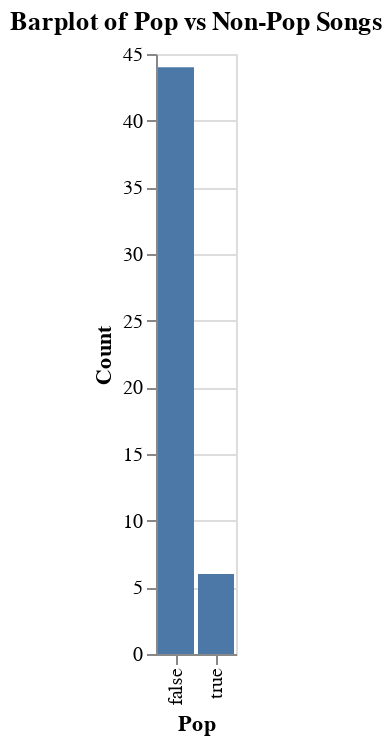

Source (notebook cell):
### Code cell
plt.rcParams['figure.figsize'] = (10, 8)

# spotify_barplot = alt.Chart(...,
#                             title = "Barplot of Pop vs Non-Pop Songs"
#                             )...(
#                                 x = alt.X("pop").title("Pop"),
#                                 y = alt.Y("count()").title("Count"),
#                                 )
# ...

# Solution below
spotify_barplot = alt.Chart(spotify_raw,
                            title = "Barplot of Pop vs Non-Pop Songs"
                            ).mark_bar().encode(
                                x = alt.X("pop").title("Pop"),
                                y = alt.Y("count()").title("Count"),
                                )
spotify_barplot

### Figure 1 — Vega-Lite specification as saved in the notebook (floating-point values rounded to 4 significant figures)
{"config": {"view": {"continuousWidth": 300, "continuousHeight": 300}}, "data": {"name": "data-eafcae488f3ad7e01dd29be0cbc39b7c"}, "mark": {"type": "bar"}, "encoding": {"x": {"field": "pop", "title": "Pop", "type": "nominal"}, "y": {"aggregate": "count", "title": "Count", "type": "quantitative"}}, "title": "Barplot of Pop vs Non-Pop Songs", "$schema": "https://vega.github.io/schema/vega-lite/v5.20.1.json", "datasets": {"data-eafcae488f3ad7e01dd29be0cbc39b7c": [{"artist_name": "Miley Cyrus", "track_name": "Flowers", "album_release_date": "2023-08-18", "genres": "pop", "danceability": 0.706, "energy": 0.691, "loudness": -4.775, "key": 0, "tempo": 118.0, "duration_ms": 200600, "time_signature": 4, "popularity": 94, "pop": true}, {"artist_name": "SZA", "track_name": "Kill Bill", "album_release_date": "2022-12-08", "genres": "pop, r&b, rap", "danceability": 0.644, "energy": 0.735, "loudness": -5.747, "key": 8, "tempo": 88.98, "duration_ms": 153947, "time_signature": 4, "popularity": 86, "pop": false}, {"artist_name": "Harry Styles", "track_name": "As It Was", "album_release_date": "2022-05-20", "genres": "pop", "danceability": 0.52, "energy": 0.731, "loudness": -5.338, "key": 6, "tempo": 173.9, "duration_ms": 167303, "time_signature": 4, "popularity": 95, "pop": true}, {"artist_name": "Jung Kook", "track_name": "Seven (feat. Latto) (Explicit Ver.)", "album_release_date": "2023-11-03", "genres": "k-pop", "danceability": 0.79, "energy": 0.831, "loudness": -4.185, "key": 11, "tempo": 125.0, "duration_ms": 183551, "time_signature": 4, "popularity": 90, "pop": false}, {"artist_name": "Eslabon Armado", "track_name": "Ella Baila Sola", "album_release_date": "2023-04-28", "genres": "corrido, corridos tumbados, sad sierreno, sierreno", "danceability": 0.668, "energy": 0.758, "loudness": -5.176, "key": 5, "tempo": 148.0, "duration_ms": 165671, "time_signature": 3, "popularity": 86, "pop": false}, {"artist_name": "Taylor Swift", "track_name": "Cruel Summer", "album_release_date": "2019-08-23", "genres": "pop", "danceability": 0.552, "energy": 0.702, "loudness": -5.707, "key": 9, "tempo": 170.0, "duration_ms": 178427, "time_signature": 4, "popularity": 99, "pop": true}, {"artist_name": "Metro Boomin", "track_name": "Creepin' (with The Weeknd & 21 Savage)", "album_release_date": "2022-12-02", "genres": "rap", "danceability": 0.715, "energy": 0.62, "loudness": -6.005, "key": 1, "tempo": 97.95, "duration_ms": 221520, "time_signature": 4, "popularity": 91, "pop": false}, {"artist_name": "Rema", "track_name": "Calm Down (with Selena Gomez)", "album_release_date": "2023-04-27", "genres": "afrobeats, nigerian pop", "danceability": 0.799, "energy": 0.802, "loudness": -5.196, "key": 11, "tempo": 107.0, "duration_ms": 239318, "time_signature": 4, "popularity": 90, "pop": false}, {"artist_name": "Bizarrap", "track_name": "Shakira: Bzrp Music Sessions, Vol. 53", "album_release_date": "2023-01-11", "genres": "argentine hip hop, pop venezolano, trap argentino, trap latino, urbano latino", "danceability": 0.778, "energy": 0.632, "loudness": -5.6, "key": 2, "tempo": 122.1, "duration_ms": 218289, "time_signature": 4, "popularity": 85, "pop": false}, {"artist_name": "Taylor Swift", "track_name": "Anti-Hero", "album_release_date": "2022-10-21", "genres": "pop", "danceability": 0.637, "energy": 0.643, "loudness": -6.571, "key": 4, "tempo": 97.01, "duration_ms": 200690, "time_signature": 4, "popularity": 92, "pop": true}, {"artist_name": "Arctic Monkeys", "track_name": "I Wanna Be Yours", "album_release_date": "2013-09-09", "genres": "garage rock, modern rock, permanent wave, rock, sheffield indie", "danceability": 0.464, "energy": 0.417, "loudness": -9.345, "key": 0, "tempo": 67.53, "duration_ms": 183956, "time_signature": 4, "popularity": 96, "pop": false}, {"artist_name": "KAROL G", "track_name": "TQG", "album_release_date": "2023-02-24", "genres": "reggaeton, reggaeton colombiano, trap latino, urbano latino", "danceability": 0.72, "energy": 0.63, "loudness": -3.547, "key": 4, "tempo": 180.0, "duration_ms": 199440, "time_signature": 4, "popularity": 88, "pop": false}, {"artist_name": "Yng Lvcas", "track_name": "La Bebe - Remix", "album_release_date": "2023-03-17", "genres": "reggaeton, urbano mexicano", "danceability": 0.812, "energy": 0.479, "loudness": -5.678, "key": 2, "tempo": 169.9, "duration_ms": 234353, "time_signature": 4, "popularity": 89, "pop": false}, {"artist_name": "David Guetta", "track_name": "I'm Good (Blue)", "album_release_date": "2022-08-26", "genres": "big room, dance pop, edm, pop, pop dance", "danceability": 0.561, "energy": 0.965, "loudness": -3.673, "key": 7, "tempo": 128.0, "duration_ms": 175238, "time_signature": 4, "popularity": 92, "pop": false}, {"artist_name": "The Weeknd", "track_name": "Die For You", "album_release_date": "2016-11-24", "genres": "canadian contemporary r&b, canadian pop, pop", "danceability": 0.586, "energy": 0.525, "loudness": -7.163, "key": 1, "tempo": 133.6, "duration_ms": 260253, "time_signature": 4, "popularity": 85, "pop": false}, {"artist_name": "Grupo Frontera", "track_name": "un x100to", "album_release_date": "2023-08-25", "genres": "musica chihuahuense", "danceability": 0.571, "energy": 0.72, "loudness": -4.089, "key": 9, "tempo": 83.83, "duration_ms": 194563, "time_signature": 4, "popularity": 85, "pop": false}, {"artist_name": "Sam Smith", "track_name": "Unholy (feat. Kim Petras)", "album_release_date": "2023-01-27", "genres": "pop, uk pop", "danceability": 0.712, "energy": 0.463, "loudness": -7.399, "key": 2, "tempo": 131.2, "duration_ms": 156943, "time_signature": 4, "popularity": 84, "pop": false}, {"artist_name": "Manuel Turizo", "track_name": "La Bachata", "album_release_date": "2023-03-17", "genres": "colombian pop, latin pop, reggaeton, reggaeton colombiano, trap latino, urbano latino", "danceability": 0.835, "energy": 0.679, "loudness": -5.329, "key": 7, "tempo": 125.0, "duration_ms": 162638, "time_signature": 4, "popularity": 85, "pop": false}, {"artist_name": "PinkPantheress", "track_name": "Boy's a liar Pt. 2", "album_release_date": "2023-11-10", "genres": "bedroom pop", "danceability": 0.696, "energy": 0.809, "loudness": -8.254, "key": 5, "tempo": 133.0, "duration_ms": 131013, "time_signature": 4, "popularity": 84, "pop": false}, {"artist_name": "David Kushner", "track_name": "Daylight", "album_release_date": "2023-04-14", "genres": "gen z singer-songwriter, singer-songwriter pop", "danceability": 0.508, "energy": 0.43, "loudness": -9.475, "key": 2, "tempo": 130.1, "duration_ms": 212954, "time_signature": 4, "popularity": 94, "pop": false}, {"artist_name": "Tom Odell", "track_name": "Another Love", "album_release_date": "2013-06-24", "genres": "chill pop", "danceability": 0.445, "energy": 0.537, "loudness": -8.532, "key": 4, "tempo": 122.8, "duration_ms": 244360, "time_signature": 4, "popularity": 72, "pop": false}, {"artist_name": "The Weeknd", "track_name": "Starboy", "album_release_date": "2016-11-25", "genres": "canadian contemporary r&b, canadian pop, pop", "danceability": 0.679, "energy": 0.587, "loudness": -7.015, "key": 7, "tempo": 186.0, "duration_ms": 230453, "time_signature": 4, "popularity": 95, "pop": false}, {"artist_name": "Yandel", "track_name": "Yandel 150", "album_release_date": "2023-01-13", "genres": "latin hip hop, reggaeton, trap latino, urbano latino", "danceability": 0.783, "energy": 0.729, "loudness": -3.549, "key": 6, "tempo": 168.0, "duration_ms": 216148, "time_signature": 4, "popularity": 83, "pop": false}, {"artist_name": "FIFTY FIFTY", "track_name": "Cupid - Twin Ver.", "album_release_date": "2023-09-22", "genres": "k-pop girl group", "danceability": 0.783, "energy": 0.592, "loudness": -8.332, "key": 11, "tempo": 120.0, "duration_ms": 174253, "time_signature": 4, "popularity": 75, "pop": false}, {"artist_name": "The Weeknd", "track_name": "Die For You (with Ariana Grande) - Remix", "album_release_date": "2023-03-14", "genres": "canadian contemporary r&b, canadian pop, pop", "danceability": 0.575, "energy": 0.5, "loudness": -7.594, "key": 1, "tempo": 67.03, "duration_ms": 232857, "time_signature": 4, "popularity": 85, "pop": false}, {"artist_name": "OneRepublic", "track_name": "I Ain't Worried", "album_release_date": "2022-05-13", "genres": "piano rock, pop", "danceability": 0.704, "energy": 0.797, "loudness": -5.927, "key": 0, "tempo": 140.0, "duration_ms": 148486, "time_signature": 4, "popularity": 92, "pop": false}, {"artist_name": "d4vd", "track_name": "Here With Me", "album_release_date": "2023-05-26", "genres": "bedroom pop", "danceability": 0.571, "energy": 0.458, "loudness": -9.283, "key": 4, "tempo": 132.0, "duration_ms": 242485, "time_signature": 4, "popularity": 90, "pop": false}, {"artist_name": "Morgan Wallen", "track_name": "Last Night", "album_release_date": "2023-03-03", "genres": "contemporary country", "danceability": 0.492, "energy": 0.675, "loudness": -5.456, "key": 6, "tempo": 203.8, "duration_ms": 163855, "time_signature": 4, "popularity": 84, "pop": false}, {"artist_name": "JVKE", "track_name": "golden hour", "album_release_date": "2022-09-23", "genres": "modern indie pop, pov: indie, singer-songwriter pop", "danceability": 0.515, "energy": 0.593, "loudness": -4.801, "key": 4, "tempo": 94.47, "duration_ms": 209260, "time_signature": 3, "popularity": 83, "pop": false}, {"artist_name": "Stephen Sanchez", "track_name": "Until I Found You (with Em Beihold) - Em Beihold Version", "album_release_date": "2022-04-22", "genres": "gen z singer-songwriter", "danceability": 0.551, "energy": 0.55, "loudness": -5.339, "key": 10, "tempo": 101.2, "duration_ms": 176440, "time_signature": 3, "popularity": 90, "pop": false}, {"artist_name": "Myke Towers", "track_name": "LALA", "album_release_date": "2023-03-23", "genres": "reggaeton, trap latino, urbano latino", "danceability": 0.708, "energy": 0.737, "loudness": -4.045, "key": 1, "tempo": 91.99, "duration_ms": 197920, "time_signature": 4, "popularity": 93, "pop": false}, {"artist_name": "Bizarrap", "track_name": "Quevedo: Bzrp Music Sessions, Vol. 52", "album_release_date": "2022-07-06", "genres": "argentine hip hop, pop venezolano, trap argentino, trap latino, urbano latino", "danceability": 0.621, "energy": 0.782, "loudness": -5.548, "key": 2, "tempo": 128.0, "duration_ms": 198938, "time_signature": 4, "popularity": 88, "pop": false}, {"artist_name": "Ozuna", "track_name": "Hey Mor", "album_release_date": "2022-10-07", "genres": "puerto rican pop, reggaeton, trap latino, urbano latino", "danceability": 0.901, "energy": 0.589, "loudness": -6.713, "key": 1, "tempo": 98.0, "duration_ms": 196600, "time_signature": 4, "popularity": 87, "pop": false}, {"artist_name": "Feid", "track_name": "CLASSY 101", "album_release_date": "2023-03-31", "genres": "colombian pop, pop reggaeton, reggaeton, reggaeton colombiano, trap latino, urbano latino", "danceability": 0.859, "energy": 0.658, "loudness": -4.79, "key": 11, "tempo": 100.1, "duration_ms": 195987, "time_signature": 4, "popularity": 87, "pop": false}, {"artist_name": "Doja Cat", "track_name": "Paint The Town Red", "album_release_date": "2023-09-20", "genres": "dance pop, pop", "danceability": 0.864, "energy": 0.556, "loudness": -7.683, "key": 2, "tempo": 99.97, "duration_ms": 230480, "time_signature": 4, "popularity": 93, "pop": false}, {"artist_name": "The Neighbourhood", "track_name": "Sweater Weather", "album_release_date": "2013-04-19", "genres": "modern alternative rock, modern rock, pop", "danceability": 0.612, "energy": 0.807, "loudness": -2.81, "key": 10, "tempo": 124.1, "duration_ms": 240400, "time_signature": 4, "popularity": 93, "pop": false}, {"artist_name": "SZA", "track_name": "Snooze", "album_release_date": "2022-12-09", "genres": "pop, r&b, rap", "danceability": 0.559, "energy": 0.551, "loudness": -7.231, "key": 5, "tempo": 143.0, "duration_ms": 201800, "time_signature": 4, "popularity": 93, "pop": false}, {"artist_name": "Taylor Swift", "track_name": "Blank Space", "album_release_date": "2014-10-27", "genres": "pop", "danceability": 0.753, "energy": 0.678, "loudness": -5.421, "key": 5, "tempo": 96.01, "duration_ms": 231827, "time_signature": 4, "popularity": 78, "pop": true}, {"artist_name": "The Weeknd", "track_name": "Blinding Lights", "album_release_date": "2020-03-20", "genres": "canadian contemporary r&b, canadian pop, pop", "danceability": 0.514, "energy": 0.73, "loudness": -5.934, "key": 1, "tempo": 171.0, "duration_ms": 200040, "time_signature": 4, "popularity": 93, "pop": false}, {"artist_name": "Bad Bunny", "track_name": "WHERE SHE GOES", "album_release_date": "2023-10-13", "genres": "reggaeton, trap latino, urbano latino", "danceability": 0.651, "energy": 0.799, "loudness": -4.02, "key": 9, "tempo": 144.0, "duration_ms": 231704, "time_signature": 4, "popularity": 84, "pop": false}, {"artist_name": "Jimin", "track_name": "Like Crazy", "album_release_date": "2023-03-24", "genres": "k-pop", "danceability": 0.629, "energy": 0.733, "loudness": -5.445, "key": 7, "tempo": 120.0, "duration_ms": 212241, "time_signature": 4, "popularity": 93, "pop": false}, {"artist_name": "Eminem", "track_name": "Mockingbird", "album_release_date": "2004-11-12", "genres": "detroit hip hop, hip hop, rap", "danceability": 0.637, "energy": 0.678, "loudness": -3.798, "key": 0, "tempo": 84.04, "duration_ms": 250760, "time_signature": 4, "popularity": 91, "pop": false}, {"artist_name": "RAYE", "track_name": "Escapism.", "album_release_date": "2023-02-03", "genres": "uk contemporary r&b, uk pop", "danceability": 0.538, "energy": 0.742, "loudness": -5.355, "key": 2, "tempo": 96.11, "duration_ms": 272373, "time_signature": 4, "popularity": 76, "pop": false}, {"artist_name": "Olivia Rodrigo", "track_name": "vampire", "album_release_date": "2023-09-08", "genres": "pop", "danceability": 0.511, "energy": 0.532, "loudness": -5.745, "key": 5, "tempo": 138.0, "duration_ms": 219724, "time_signature": 4, "popularity": 95, "pop": true}, {"artist_name": "Peso Pluma", "track_name": "PRC", "album_release_date": "2023-06-29", "genres": "corridos tumbados, sad sierreno", "danceability": 0.784, "energy": 0.826, "loudness": -6.34, "key": 7, "tempo": 138.1, "duration_ms": 184066, "time_signature": 3, "popularity": 82, "pop": false}, {"artist_name": "Tyler, The Creator", "track_name": "See You Again (feat. Kali Uchis)", "album_release_date": "2017-07-21", "genres": "hip hop, rap", "danceability": 0.558, "energy": 0.559, "loudness": -9.222, "key": 6, "tempo": 78.56, "duration_ms": 180387, "time_signature": 4, "popularity": 92, "pop": false}, {"artist_name": "Bad Bunny", "track_name": "Me Porto Bonito", "album_release_date": "2022-05-06", "genres": "reggaeton, trap latino, urbano latino", "danceability": 0.911, "energy": 0.712, "loudness": -5.105, "key": 1, "tempo": 92.0, "duration_ms": 178567, "time_signature": 4, "popularity": 89, "pop": false}, {"artist_name": "NewJeans", "track_name": "OMG", "album_release_date": "2023-01-02", "genres": "k-pop, k-pop girl group", "danceability": 0.804, "energy": 0.771, "loudness": -4.067, "key": 9, "tempo": 127.0, "duration_ms": 212253, "time_signature": 4, "popularity": 87, "pop": false}, {"artist_name": "Natanael Cano", "track_name": "AMG", "album_release_date": "2023-06-30", "genres": "corrido, corridos tumbados, musica mexicana, sad sierreno, sierreno", "danceability": 0.772, "energy": 0.73, "loudness": -6.657, "key": 11, "tempo": 136.2, "duration_ms": 174943, "time_signature": 3, "popularity": 81, "pop": false}, {"artist_name": "d4vd", "track_name": "Romantic Homicide", "album_release_date": "2022-07-20", "genres": "bedroom pop", "danceability": 0.571, "energy": 0.544, "loudness": -10.61, "key": 6, "tempo": 132.1, "duration_ms": 132631, "time_signature": 4, "popularity": 91, "pop": false}]}}
